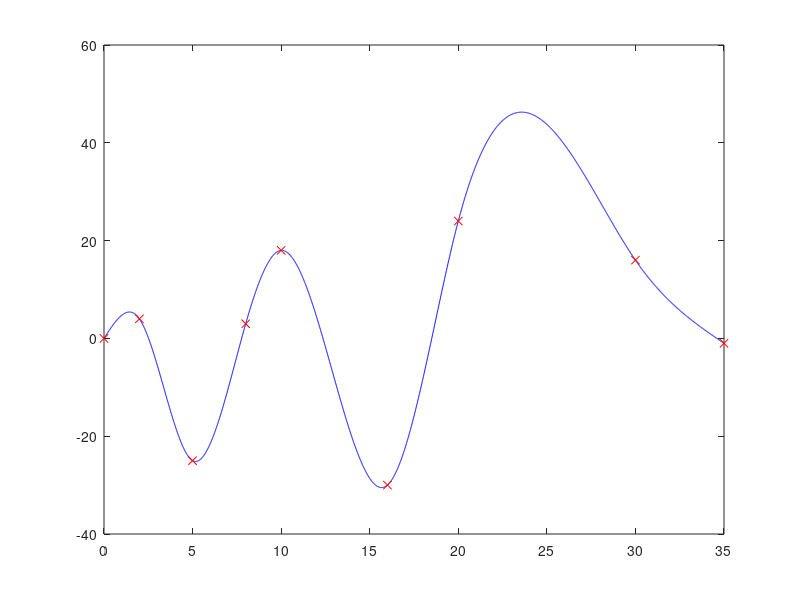

Recreate this plot in MATLAB.
clear;

x = [0 2 5 8 10 16 20 30 35];
y = [0 4 -25 3 18 -30 24 16 -1];
%x = [1 2 4 5 8 10];
%y = [2 1.5 1.25 1.2 1.125 1.1];
n = 9;
scale = 100;

for i=1:n-1
  u(i) = x(i+1)-x(i);
endfor

for i=2:n-1
  d(i) = 2*(x(i+1)-x(i-1));
  w(i) = 6*((y(i+1)-y(i))/u(i) - (y(i)-y(i-1))/u(i-1));
endfor

p(1) = 0;
p(n) = 0;

for i=2:n-2
  w(i+1) = w(i+1)-w(i)*u(i)/d(i);
  d(i+1) = d(i+1)-u(i)*u(i)/d(i);
endfor

i = n-1;
while(i>1)
  p(i) = (w(i)-u(i)*p(i+1))/d(i);
  i--;
endwhile

k = 1;
for i=1:n-1
  xStep = x(i);
  stepCount = abs(x(i+1)*scale-x(i)*scale);
  step = u(i)/stepCount;
  for j=1:stepCount
    t = (xStep-x(i))/u(i);
    xPlot(k) = xStep;
    yPlot(k) = t*y(i+1) + (1-t)*y(i) + u(i)*u(i) * ((t*t*t-t)*p(i+1) + ((1-t)*(1-t)*(1-t)-(1-t))*p(i)) / 6;
    k++;
    xStep += step;
  endfor
endfor

plot(xPlot, yPlot, "-b");
hold;
plot(x, y, "xr");